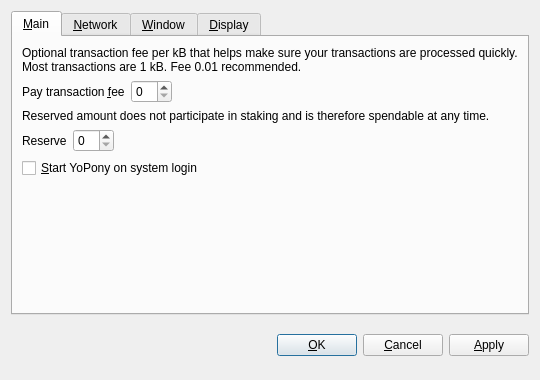
<?xml version="1.0" encoding="UTF-8"?>
<ui version="4.0">
 <class>OptionsDialog</class>
 <widget class="QDialog" name="OptionsDialog">
  <property name="geometry">
   <rect>
    <x>0</x>
    <y>0</y>
    <width>540</width>
    <height>380</height>
   </rect>
  </property>
  <property name="windowTitle">
   <string>Options</string>
  </property>
  <property name="modal">
   <bool>true</bool>
  </property>
  <layout class="QVBoxLayout" name="verticalLayout">
   <item>
    <widget class="QTabWidget" name="tabWidget">
     <property name="tabPosition">
      <enum>QTabWidget::North</enum>
     </property>
     <property name="currentIndex">
      <number>0</number>
     </property>
     <widget class="QWidget" name="tabMain">
      <attribute name="title">
       <string>&amp;Main</string>
      </attribute>
      <layout class="QVBoxLayout" name="verticalLayout_Main">
       <item>
        <widget class="QLabel" name="transactionFeeInfoLabel">
         <property name="text">
          <string>Optional transaction fee per kB that helps make sure your transactions are processed quickly. Most transactions are 1 kB. Fee 0.01 recommended.</string>
         </property>
         <property name="textFormat">
          <enum>Qt::PlainText</enum>
         </property>
         <property name="wordWrap">
          <bool>true</bool>
         </property>
        </widget>
       </item>
       <item>
        <layout class="QHBoxLayout" name="horizontalLayoutFee">
         <item>
          <widget class="QLabel" name="transactionFeeLabel">
           <property name="text">
            <string>Pay transaction &amp;fee</string>
           </property>
           <property name="textFormat">
            <enum>Qt::PlainText</enum>
           </property>
           <property name="buddy">
            <cstring>transactionFee</cstring>
           </property>
          </widget>
         </item>
         <item>
          <widget class="BitcoinAmountField" name="transactionFee"/>
         </item>
         <item>
          <spacer name="horizontalSpacerFee">
           <property name="orientation">
            <enum>Qt::Horizontal</enum>
           </property>
           <property name="sizeHint" stdset="0">
            <size>
             <width>40</width>
             <height>20</height>
            </size>
           </property>
          </spacer>
         </item>
        </layout>
       </item>
       <item>
        <widget class="QLabel" name="reserveBalanceInfoLabel">
         <property name="text">
          <string>Reserved amount does not participate in staking and is therefore spendable at any time.</string>
         </property>
         <property name="textFormat">
          <enum>Qt::PlainText</enum>
         </property>
         <property name="wordWrap">
          <bool>true</bool>
         </property>
        </widget>
       </item>
       <item>
        <layout class="QHBoxLayout" name="horizontalLayoutReserveBalance">
         <item>
          <widget class="QLabel" name="reserveBalanceLabel">
           <property name="text">
            <string>Reserve</string>
           </property>
           <property name="textFormat">
            <enum>Qt::PlainText</enum>
           </property>
           <property name="buddy">
            <cstring>reserveBalance</cstring>
           </property>
          </widget>
         </item>
         <item>
          <widget class="BitcoinAmountField" name="reserveBalance"/>
         </item>
         <item>
          <spacer name="horizontalSpacerReserveBalance">
           <property name="orientation">
            <enum>Qt::Horizontal</enum>
           </property>
           <property name="sizeHint" stdset="0">
            <size>
             <width>40</width>
             <height>20</height>
            </size>
           </property>
          </spacer>
         </item>
        </layout>
       </item>
       <item>
        <widget class="QCheckBox" name="bitcoinAtStartup">
         <property name="toolTip">
          <string>Automatically start YoPony after logging in to the system.</string>
         </property>
         <property name="text">
          <string>&amp;Start YoPony on system login</string>
         </property>
        </widget>
       </item>
       <item>
        <spacer name="verticalSpacer_Main">
         <property name="orientation">
          <enum>Qt::Vertical</enum>
         </property>
         <property name="sizeHint" stdset="0">
          <size>
           <width>20</width>
           <height>40</height>
          </size>
         </property>
        </spacer>
       </item>
      </layout>
     </widget>
     <widget class="QWidget" name="tabNetwork">
      <attribute name="title">
       <string>&amp;Network</string>
      </attribute>
      <layout class="QVBoxLayout" name="verticalLayout_Network">
       <item>
        <widget class="QCheckBox" name="mapPortUpnp">
         <property name="toolTip">
          <string>Automatically open the YoPony client port on the router. This only works when your router supports UPnP and it is enabled.</string>
         </property>
         <property name="text">
          <string>Map port using &amp;UPnP</string>
         </property>
        </widget>
       </item>
       <item>
        <widget class="QCheckBox" name="connectSocks">
         <property name="toolTip">
          <string>Connect to the YoPony network through a SOCKS5 proxy (e.g. when connecting through Tor).</string>
         </property>
         <property name="text">
          <string>&amp;Connect through SOCKS5 proxy:</string>
         </property>
        </widget>
       </item>
       <item>
        <layout class="QHBoxLayout" name="horizontalLayout_Network">
         <item>
          <widget class="QLabel" name="proxyIpLabel">
           <property name="text">
            <string>Proxy &amp;IP:</string>
           </property>
           <property name="textFormat">
            <enum>Qt::PlainText</enum>
           </property>
           <property name="buddy">
            <cstring>proxyIp</cstring>
           </property>
          </widget>
         </item>
         <item>
          <widget class="QValidatedLineEdit" name="proxyIp">
           <property name="maximumSize">
            <size>
             <width>140</width>
             <height>16777215</height>
            </size>
           </property>
           <property name="toolTip">
            <string>IP address of the proxy (e.g. 127.0.0.1)</string>
           </property>
          </widget>
         </item>
         <item>
          <widget class="QLabel" name="proxyPortLabel">
           <property name="text">
            <string>&amp;Port:</string>
           </property>
           <property name="textFormat">
            <enum>Qt::PlainText</enum>
           </property>
           <property name="buddy">
            <cstring>proxyPort</cstring>
           </property>
          </widget>
         </item>
         <item>
          <widget class="QLineEdit" name="proxyPort">
           <property name="maximumSize">
            <size>
             <width>55</width>
             <height>16777215</height>
            </size>
           </property>
           <property name="toolTip">
            <string>Port of the proxy (e.g. 9050)</string>
           </property>
          </widget>
         </item>
         <item>
          <spacer name="horizontalSpacer_Network">
           <property name="orientation">
            <enum>Qt::Horizontal</enum>
           </property>
           <property name="sizeHint" stdset="0">
            <size>
             <width>40</width>
             <height>20</height>
            </size>
           </property>
          </spacer>
         </item>
        </layout>
       </item>
       <item>
        <spacer name="verticalSpacer_Network">
         <property name="orientation">
          <enum>Qt::Vertical</enum>
         </property>
         <property name="sizeHint" stdset="0">
          <size>
           <width>20</width>
           <height>40</height>
          </size>
         </property>
        </spacer>
       </item>
      </layout>
     </widget>
     <widget class="QWidget" name="tabWindow">
      <attribute name="title">
       <string>&amp;Window</string>
      </attribute>
      <layout class="QVBoxLayout" name="verticalLayout_Window">
       <item>
        <widget class="QCheckBox" name="minimizeToTray">
         <property name="toolTip">
          <string>Show only a tray icon after minimizing the window.</string>
         </property>
         <property name="text">
          <string>&amp;Minimize to the tray instead of the taskbar</string>
         </property>
        </widget>
       </item>
       <item>
        <widget class="QCheckBox" name="minimizeOnClose">
         <property name="toolTip">
          <string>Minimize instead of exit the application when the window is closed. When this option is enabled, the application will be closed only after selecting Quit in the menu.</string>
         </property>
         <property name="text">
          <string>M&amp;inimize on close</string>
         </property>
        </widget>
       </item>
       <item>
        <spacer name="verticalSpacer_Window">
         <property name="orientation">
          <enum>Qt::Vertical</enum>
         </property>
         <property name="sizeHint" stdset="0">
          <size>
           <width>20</width>
           <height>40</height>
          </size>
         </property>
        </spacer>
       </item>
      </layout>
     </widget>
     <widget class="QWidget" name="tabDisplay">
      <attribute name="title">
       <string>&amp;Display</string>
      </attribute>
      <layout class="QVBoxLayout" name="verticalLayout_Display">
       <item>
        <layout class="QHBoxLayout" name="horizontalLayout_1_Display">
         <item>
          <widget class="QLabel" name="langLabel">
           <property name="text">
            <string>User Interface &amp;language:</string>
           </property>
           <property name="textFormat">
            <enum>Qt::PlainText</enum>
           </property>
           <property name="buddy">
            <cstring>lang</cstring>
           </property>
          </widget>
         </item>
         <item>
          <widget class="QValueComboBox" name="lang">
           <property name="toolTip">
            <string>The user interface language can be set here. This setting will take effect after restarting YoPony.</string>
           </property>
          </widget>
         </item>
        </layout>
       </item>
       <item>
        <layout class="QHBoxLayout" name="horizontalLayout_2_Display">
         <item>
          <widget class="QLabel" name="unitLabel">
           <property name="text">
            <string>&amp;Unit to show amounts in:</string>
           </property>
           <property name="textFormat">
            <enum>Qt::PlainText</enum>
           </property>
           <property name="buddy">
            <cstring>unit</cstring>
           </property>
          </widget>
         </item>
         <item>
          <widget class="QValueComboBox" name="unit">
           <property name="toolTip">
            <string>Choose the default subdivision unit to show in the interface and when sending coins.</string>
           </property>
          </widget>
         </item>
        </layout>
       </item>
       <item>
        <widget class="QCheckBox" name="coinControlFeatures">
         <property name="toolTip">
          <string>Whether to show coin control features or not.</string>
         </property>
         <property name="text">
          <string>Display coin &amp;control features (experts only!)</string>
         </property>
        </widget>
       </item>
       <item>
        <spacer name="verticalSpacer_Display">
         <property name="orientation">
          <enum>Qt::Vertical</enum>
         </property>
         <property name="sizeHint" stdset="0">
          <size>
           <width>20</width>
           <height>40</height>
          </size>
         </property>
        </spacer>
       </item>
      </layout>
     </widget>
    </widget>
   </item>
   <item>
    <layout class="QHBoxLayout" name="horizontalLayout_Buttons">
     <item>
      <spacer name="horizontalSpacer_1">
       <property name="orientation">
        <enum>Qt::Horizontal</enum>
       </property>
       <property name="sizeHint" stdset="0">
        <size>
         <width>40</width>
         <height>48</height>
        </size>
       </property>
      </spacer>
     </item>
     <item>
      <widget class="QLabel" name="statusLabel">
       <property name="font">
        <font>
         <weight>75</weight>
         <bold>true</bold>
        </font>
       </property>
       <property name="text">
        <string/>
       </property>
       <property name="textFormat">
        <enum>Qt::PlainText</enum>
       </property>
       <property name="wordWrap">
        <bool>true</bool>
       </property>
      </widget>
     </item>
     <item>
      <spacer name="horizontalSpacer_2">
       <property name="orientation">
        <enum>Qt::Horizontal</enum>
       </property>
       <property name="sizeHint" stdset="0">
        <size>
         <width>40</width>
         <height>48</height>
        </size>
       </property>
      </spacer>
     </item>
     <item>
      <widget class="QPushButton" name="okButton">
       <property name="text">
        <string>&amp;OK</string>
       </property>
      </widget>
     </item>
     <item>
      <widget class="QPushButton" name="cancelButton">
       <property name="text">
        <string>&amp;Cancel</string>
       </property>
       <property name="autoDefault">
        <bool>false</bool>
       </property>
      </widget>
     </item>
     <item>
      <widget class="QPushButton" name="applyButton">
       <property name="text">
        <string>&amp;Apply</string>
       </property>
       <property name="autoDefault">
        <bool>false</bool>
       </property>
      </widget>
     </item>
    </layout>
   </item>
  </layout>
 </widget>
 <customwidgets>
  <customwidget>
   <class>BitcoinAmountField</class>
   <extends>QSpinBox</extends>
   <header>bitcoinamountfield.h</header>
  </customwidget>
  <customwidget>
   <class>QValueComboBox</class>
   <extends>QComboBox</extends>
   <header>qvaluecombobox.h</header>
  </customwidget>
  <customwidget>
   <class>QValidatedLineEdit</class>
   <extends>QLineEdit</extends>
   <header>qvalidatedlineedit.h</header>
  </customwidget>
 </customwidgets>
 <resources/>
 <connections/>
</ui>
